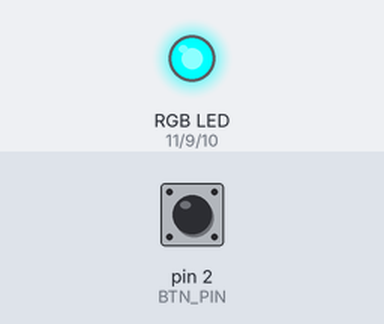
Bench run of a sketch on a simulated Arduino Uno, built with avr-gcc and run on an emulated ATmega328P. On the bench: an RGB LED mixed from three pins (HIGH = lit). Dashed ring = blinking. Inputs (shaded band) come from the test bench; at power-on: pin 2 (BTN_PIN) LOW.

Above: at 1.2 s.
1.3 s: pin 2 (BTN_PIN) pulled HIGH for 1 s
At 2.58 s:
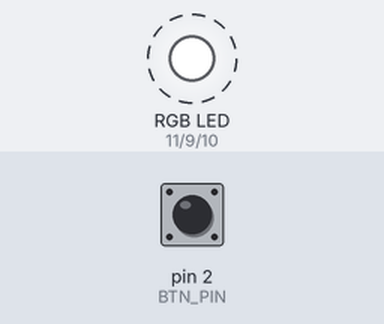
5.3 s: pin 2 (BTN_PIN) pulled HIGH for 0.15 s
At 6.48 s:
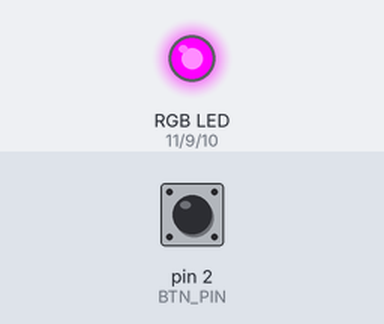
8.4 s: pin 2 (BTN_PIN) pulled HIGH for 0.15 s
At 9.48 s:
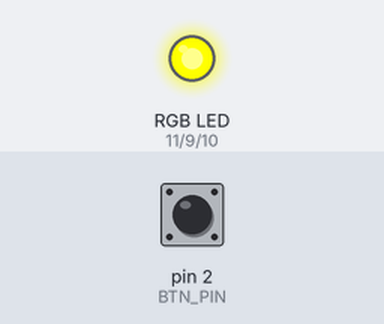
11.5 s: pin 2 (BTN_PIN) pulled HIGH for 3.2 s
16.2 s: pin 2 (BTN_PIN) pulled HIGH for 0.15 s
At 16.94 s:
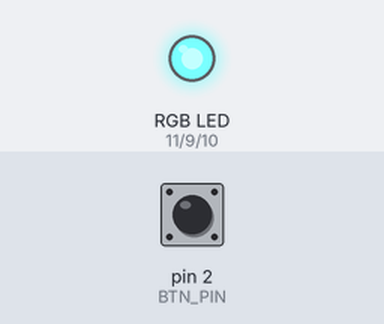
19.2 s: pin 2 (BTN_PIN) pulled HIGH for 1 s
Timing chart, 0 to 23.8 s (numbered marks = the images above; inputs shaded):
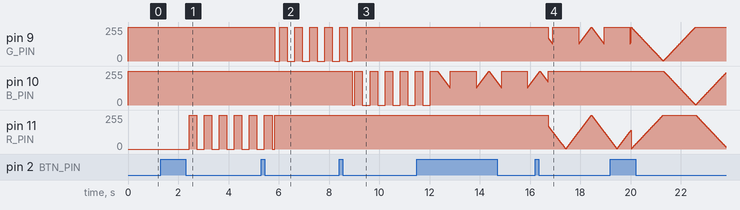

Measured:
- after the input at 1.3 s, pin 11 (R_PIN): alternates 255/255 for 0.30 s and 0/255 for 0.30 s, starting after 1.1 s
- after the input at 5.3 s, pin 9 (G_PIN): 255/255 → 0/255 after 0.53 s, then repeats every 0.60 s: 255/255 0.30 s, 0/255 0.30 s
- after the input at 8.4 s, pin 10 (B_PIN): 255/255 → 0/255 after 0.53 s, then repeats every 0.60 s: 255/255 0.30 s, 0/255 0.30 s

The sketch:

homwork.ino
```cpp
// --- Pin Definitions (Matches your wiring diagram) ---
const int BTN_PIN = 2;
const int R_PIN = 11; // Green wire -> D11
const int G_PIN = 9;  // Blue wire -> D9
const int B_PIN = 10; // Red wire -> D10

// Modes: 0=Constant, 1=Blink, 2=Breathe, 3=Rainbow, 4=Heartbeat (Double-click)
int mode = 0, prevMode = 0, colorIdx = 0;
const int colors[5][3] = {{255,0,0}, {0,255,0}, {0,0,255}, {255,255,0}, {180,0,255}};

// Button timing & states (Active HIGH for button module)
int lastBtn = LOW, btnState = LOW;
unsigned long debounceTime = 0, pressTime = 0, releaseTime = 0, animTime = 0;
bool longPressed = false, waitSecondClick = false;
int step = 0;

void setup() {
  pinMode(BTN_PIN, INPUT); // Changed from INPUT_PULLUP to INPUT
  pinMode(R_PIN, OUTPUT);
  pinMode(G_PIN, OUTPUT);
  pinMode(B_PIN, OUTPUT);
}

void loop() {
  handleButton();
  updateLED();
}

void handleButton() {
  unsigned long now = millis();
  int reading = digitalRead(BTN_PIN);
  if (reading != lastBtn) debounceTime = now;

  if (now - debounceTime > 30 && reading != btnState) {
    btnState = reading;
    if (btnState == HIGH) { // Pressed = HIGH
      pressTime = now;
      longPressed = false;
    } else if (!longPressed) { // Released = LOW
      if (waitSecondClick && now - releaseTime <= 350) {
        waitSecondClick = false;
        if (mode != 4) { prevMode = mode; mode = 4; } else mode = prevMode;
        step = 0;
      } else {
        waitSecondClick = true;
        releaseTime = now;
      }
    }
  }

  // Single short click: change color
  if (waitSecondClick && now - releaseTime > 350) {
    waitSecondClick = false;
    colorIdx = (colorIdx + 1) % 5;
  }

  // Long press (800ms): cycle modes 0 -> 1 -> 2 -> 3 -> 0
  if (btnState == HIGH && !longPressed && now - pressTime >= 800) {
    longPressed = true;
    waitSecondClick = false;
    mode = ((mode == 4 ? prevMode : mode) + 1) % 4;
    step = 0;
  }
  lastBtn = reading;
}

void updateLED() {
  unsigned long now = millis();
  int r = colors[colorIdx][0], g = colors[colorIdx][1], b = colors[colorIdx][2];

  if (mode == 0) { // Constant
    setColor(r, g, b);
  }
  else if (mode == 1) { // Blink (300ms)
    if (now - animTime >= 300) { animTime = now; step = !step; }
    setColor(step ? r : 0, step ? g : 0, step ? b : 0);
  }
  else if (mode == 2) { // Breathing
    if (now - animTime >= 20) { animTime = now; step = (step + 5) % 510; }
    int bright = step <= 255 ? step : 510 - step;
    setColor((r * bright) / 255, (g * bright) / 255, (b * bright) / 255);
  }
  else if (mode == 3) { // Rainbow
    if (now - animTime >= 15) { animTime = now; step = (step + 3) % 768; }
    int x = step % 256;
    if (step < 256) setColor(255 - x, x, 0);
    else if (step < 512) setColor(0, 255 - x, x);
    else setColor(x, 0, 255 - x);
  }
  else if (mode == 4) { // Heartbeat (Double-click)
    const int d[4] = {120, 80, 120, 680};
    if (now - animTime >= d[step]) { animTime = now; step = (step + 1) % 4; }
    bool on = (step == 0 || step == 2);
    setColor(on ? r : 0, on ? g : 0, on ? b : 0);
  }
}

void setColor(int r, int g, int b) {
  // Inverted for Common Anode RGB module (connected to 3.3V)
  analogWrite(R_PIN, 255 - r);
  analogWrite(G_PIN, 255 - g);
  analogWrite(B_PIN, 255 - b);
}
```
